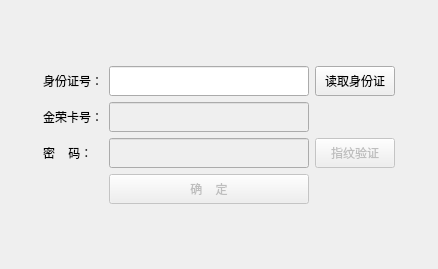
<?xml version="1.0" encoding="UTF-8"?>
<ui version="4.0">
 <class>Dialog</class>
 <widget class="QDialog" name="Dialog">
  <property name="geometry">
   <rect>
    <x>0</x>
    <y>0</y>
    <width>438</width>
    <height>269</height>
   </rect>
  </property>
  <property name="windowTitle">
   <string>Dialog</string>
  </property>
  <layout class="QGridLayout" name="gridLayout">
   <item row="2" column="0">
    <spacer name="horizontalSpacer">
     <property name="orientation">
      <enum>Qt::Horizontal</enum>
     </property>
     <property name="sizeHint" stdset="0">
      <size>
       <width>40</width>
       <height>20</height>
      </size>
     </property>
    </spacer>
   </item>
   <item row="1" column="2">
    <widget class="QLineEdit" name="lineEdit">
     <property name="minimumSize">
      <size>
       <width>200</width>
       <height>30</height>
      </size>
     </property>
     <property name="focusPolicy">
      <enum>Qt::ClickFocus</enum>
     </property>
    </widget>
   </item>
   <item row="3" column="2">
    <widget class="QLineEdit" name="lineEdit_3">
     <property name="enabled">
      <bool>false</bool>
     </property>
     <property name="minimumSize">
      <size>
       <width>200</width>
       <height>30</height>
      </size>
     </property>
     <property name="focusPolicy">
      <enum>Qt::ClickFocus</enum>
     </property>
     <property name="echoMode">
      <enum>QLineEdit::Password</enum>
     </property>
    </widget>
   </item>
   <item row="2" column="2">
    <widget class="QLineEdit" name="lineEdit_2">
     <property name="enabled">
      <bool>false</bool>
     </property>
     <property name="minimumSize">
      <size>
       <width>200</width>
       <height>30</height>
      </size>
     </property>
     <property name="focusPolicy">
      <enum>Qt::ClickFocus</enum>
     </property>
    </widget>
   </item>
   <item row="3" column="3">
    <widget class="QPushButton" name="pushButton_2">
     <property name="enabled">
      <bool>false</bool>
     </property>
     <property name="minimumSize">
      <size>
       <width>0</width>
       <height>30</height>
      </size>
     </property>
     <property name="focusPolicy">
      <enum>Qt::StrongFocus</enum>
     </property>
     <property name="text">
      <string>指纹验证</string>
     </property>
     <property name="autoDefault">
      <bool>false</bool>
     </property>
    </widget>
   </item>
   <item row="3" column="1">
    <widget class="QLabel" name="label_2">
     <property name="minimumSize">
      <size>
       <width>0</width>
       <height>30</height>
      </size>
     </property>
     <property name="text">
      <string>密    码：</string>
     </property>
    </widget>
   </item>
   <item row="1" column="1">
    <widget class="QLabel" name="label_3">
     <property name="minimumSize">
      <size>
       <width>0</width>
       <height>30</height>
      </size>
     </property>
     <property name="text">
      <string>身份证号：</string>
     </property>
    </widget>
   </item>
   <item row="2" column="1">
    <widget class="QLabel" name="label">
     <property name="minimumSize">
      <size>
       <width>0</width>
       <height>30</height>
      </size>
     </property>
     <property name="text">
      <string>金荣卡号：</string>
     </property>
    </widget>
   </item>
   <item row="4" column="2">
    <widget class="QPushButton" name="pushButton">
     <property name="enabled">
      <bool>false</bool>
     </property>
     <property name="minimumSize">
      <size>
       <width>0</width>
       <height>30</height>
      </size>
     </property>
     <property name="focusPolicy">
      <enum>Qt::StrongFocus</enum>
     </property>
     <property name="text">
      <string>确    定</string>
     </property>
     <property name="autoDefault">
      <bool>false</bool>
     </property>
    </widget>
   </item>
   <item row="3" column="4">
    <spacer name="horizontalSpacer_2">
     <property name="orientation">
      <enum>Qt::Horizontal</enum>
     </property>
     <property name="sizeHint" stdset="0">
      <size>
       <width>40</width>
       <height>20</height>
      </size>
     </property>
    </spacer>
   </item>
   <item row="0" column="2">
    <spacer name="verticalSpacer">
     <property name="orientation">
      <enum>Qt::Vertical</enum>
     </property>
     <property name="sizeHint" stdset="0">
      <size>
       <width>20</width>
       <height>40</height>
      </size>
     </property>
    </spacer>
   </item>
   <item row="5" column="2">
    <spacer name="verticalSpacer_2">
     <property name="orientation">
      <enum>Qt::Vertical</enum>
     </property>
     <property name="sizeHint" stdset="0">
      <size>
       <width>20</width>
       <height>40</height>
      </size>
     </property>
    </spacer>
   </item>
   <item row="1" column="3">
    <widget class="QPushButton" name="pushButton_3">
     <property name="minimumSize">
      <size>
       <width>0</width>
       <height>30</height>
      </size>
     </property>
     <property name="focusPolicy">
      <enum>Qt::StrongFocus</enum>
     </property>
     <property name="text">
      <string>读取身份证</string>
     </property>
     <property name="autoDefault">
      <bool>false</bool>
     </property>
    </widget>
   </item>
  </layout>
 </widget>
 <tabstops>
  <tabstop>lineEdit</tabstop>
  <tabstop>lineEdit_2</tabstop>
  <tabstop>lineEdit_3</tabstop>
  <tabstop>pushButton</tabstop>
  <tabstop>pushButton_2</tabstop>
 </tabstops>
 <resources/>
 <connections/>
</ui>
